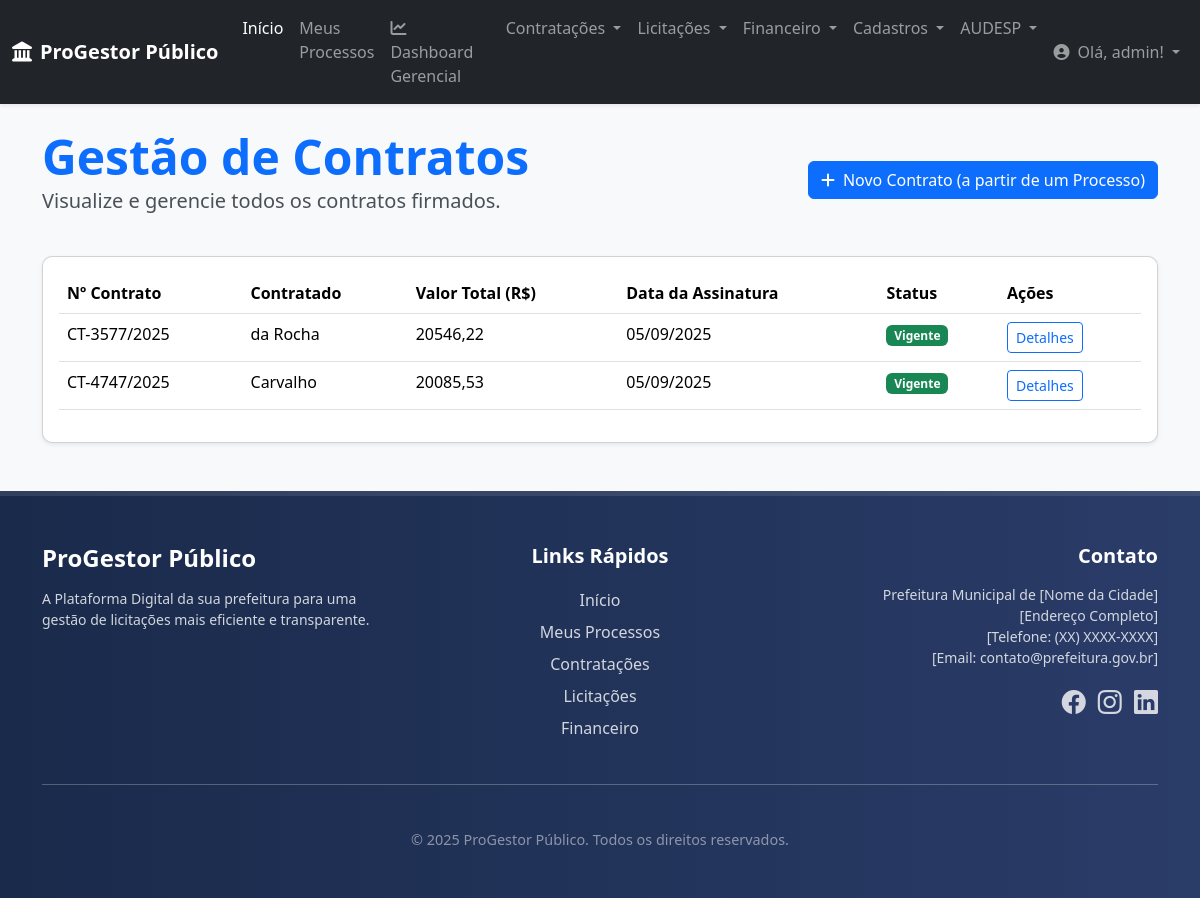
Screenshot of /contratacoes/contratos/ (signed in) with the database file from the repository.
### contratacoes/models.py (models this page shows, shortened)
class Contrato(models.Model):
    processo_vinculado = models.ForeignKey(
        Processo,
        on_delete=models.PROTECT,
        related_name='contratos',
        verbose_name="Processo Vinculado"
    )
    licitacao_origem = models.ForeignKey(
        Edital,
        on_delete=models.SET_NULL,
        null=True, blank=True,
        related_name='contratos_gerados',
        verbose_name="Licitação de Origem"
    )
    contratado = models.ForeignKey(
        Fornecedor,
        on_delete=models.PROTECT,
        related_name='contratos',
        verbose_name="Fornecedor Contratado"
    )
    numero_contrato = models.CharField(
        max_length=50,
        verbose_name="Número do Contrato"
    )
    ano_contrato = models.IntegerField(
        verbose_name="Ano do Contrato"
    )
    objeto = models.TextField(
        verbose_name="Objeto do Contrato"
    )
    valor_total = models.DecimalField(
        max_digits=15,
        decimal_places=2,
        verbose_name="Valor Total do Contrato (R$)"
    )
    data_assinatura = models.DateField(
        verbose_name="Data de Assinatura"
    )
    data_inicio_vigencia = models.DateField(
        verbose_name="Início da Vigência"
    )
    data_fim_vigencia = models.DateField(
        verbose_name="Fim da Vigência"
    )
    status = models.CharField(
        max_length=20,
        choices=STATUS_CONTRATO_CHOICES,
        default='VIGENTE',
        verbose_name="Status do Contrato"
    )
    data_criacao = models.DateTimeField(auto_now_add=True)
    class Meta:
        verbose_name = "Contrato"
        verbose_name_plural = "Contratos"
        unique_together = ('numero_contrato', 'ano_contrato') # Garante que não haja contratos duplicados
        ordering = ['-ano_contrato', '-numero_contrato']

### core/models.py (models this page shows, shortened)
class Fornecedor(models.Model):
    razao_social = models.CharField(
        max_length=255,
        verbose_name="Razão Social"
    )
    nome_fantasia = models.CharField(
        max_length=255,
        blank=True, null=True,
        verbose_name="Nome Fantasia"
    )
    cnpj = models.CharField(
        max_length=18, # Formato XX.XXX.XXX/XXXX-XX
        unique=True,
        verbose_name="CNPJ"
    )
    endereco = models.CharField(
        max_length=255,
        blank=True, null=True,
        verbose_name="Endereço"
    )
    cidade = models.CharField(
        max_length=100,
        blank=True, null=True
    )
    estado = models.CharField(
        max_length=2,
        blank=True, null=True,
        verbose_name="UF"
    )
    telefone = models.CharField(
        max_length=20,
        blank=True, null=True
    )
    email = models.EmailField(
        blank=True, null=True,
        verbose_name="E-mail de Contato"
    )
    dados_bancarios = models.TextField(
        blank=True, null=True,
        verbose_name="Dados Bancários",
        help_text="Informações como Banco, Agência e Conta para pagamentos."
    )
    data_cadastro = models.DateTimeField(
        auto_now_add=True,
        verbose_name="Data de Cadastro"
    )
    class Meta:
        verbose_name = "Fornecedor"
        verbose_name_plural = "Fornecedores"
        ordering = ['razao_social']

### contratacoes/views.py (the view)
# urls.py: path('contratos/', views.listar_contratos, name='listar_contratos'),
@login_required
def listar_contratos(request):
    contratos = Contrato.objects.all().order_by('-data_assinatura')
    context = {
        'contratos': contratos,
        'titulo_pagina': 'Gestão de Contratos'
    }
    return render(request, 'contratacoes/listar_contratos.html', context)

### core/context_processors.py (called while the page is built)
def global_context(request):
    return {
        'logo_url': 'img/logo_barueri.jpg', # Caminho do seu logo
        'ano_atual': datetime.date.today().year, # Opcional: para o footer de direitos autorais
    }

### contratacoes/templates/contratacoes/listar_contratos.html (shortened to what this page needs)
{% extends 'base.html' %}
{% block content %}
<div class="container mt-4 mb-5">
    <div class="d-flex justify-content-between align-items-center mb-4">
        <div>
            <h1 class="display-5 fw-bold text-primary mb-0">{{ titulo_pagina }}</h1>
            <p class="lead">Visualize e gerencie todos os contratos firmados.</p>
        </div>
        <a href="{% url 'core:meus_processos' %}" class="btn btn-primary">
            <i class="fas fa-plus me-2"></i>Novo Contrato (a partir de um Processo)
        </a>
    </div>
    <div class="card shadow-sm">
        <div class="card-body">
            <table class="table table-hover">
                <thead>
                    <tr>
                        <th>Nº Contrato</th>
                        <th>Contratado</th>
                        <th>Valor Total (R$)</th>
                        <th>Data da Assinatura</th>
                        <th>Status</th>
                        <th>Ações</th>
                    </tr>
                </thead>
                <tbody>
                    {% for contrato in contratos %}
                    <tr>
                        <td>{{ contrato.numero_contrato }}/{{ contrato.ano_contrato }}</td>
                        <td>{{ contrato.contratado.razao_social }}</td>
                        <td>{{ contrato.valor_total|floatformat:2 }}</td>
                        <td>{{ contrato.data_assinatura|date:"d/m/Y" }}</td>
                        <td><span class="badge bg-success">{{ contrato.get_status_display }}</span></td>
                        <td>
                            <a href="{% url 'contratacoes:detalhar_contrato' pk=contrato.pk %}" class="btn btn-sm btn-outline-primary">
                                Detalhes
                            </a>
                        </td>
                    </tr>
                    {% empty %}
                    <tr>
                        <td colspan="6" class="text-center">Nenhum contrato encontrado.</td>
                    </tr>
                    {% endfor %}
                </tbody>
            </table>
        </div>
    </div>
</div>
{% endblock content %}

### core/templates/core/navbar.html (shortened to what this page needs)
<nav class="navbar navbar-expand-lg navbar-dark bg-dark shadow-sm">
    <div class="container-fluid">
        <a class="navbar-brand fw-bold" href="{% url 'core:home' %}">
            <i class="fas fa-landmark me-2"></i>ProGestor Público
        </a>
        <div class="collapse navbar-collapse" id="navbarNavDropdown">
            <ul class="navbar-nav me-auto mb-2 mb-lg-0">
                <li class="nav-item">
                    <a class="nav-link active" aria-current="page" href="{% url 'core:home' %}">Início</a>
                </li>
                <li class="nav-item">
                    <a class="nav-link" href="{% url 'core:meus_processos' %}">Meus Processos</a>
                </li>
                <li class="nav-item">
                    <a class="nav-link" href="{% url 'core:dashboard_gerencial' %}">
                        <i class="fas fa-chart-line me-1"></i>Dashboard Gerencial
                    </a>
                </li>
                <li class="nav-item dropdown">
                    <a class="nav-link dropdown-toggle" href="#" id="navbarContratacoes" role="button" data-bs-toggle="dropdown" aria-expanded="false">
                        Contratações
                    </a>
                </li>
                <li class="nav-item dropdown">
                    <a class="nav-link dropdown-toggle" href="#" id="navbarLicitacoes" role="button" data-bs-toggle="dropdown" aria-expanded="false">
                        Licitações
                    </a>
                </li>
                <li class="nav-item dropdown">
                    <a class="nav-link dropdown-toggle" href="#" id="navbarFinanceiro" role="button" data-bs-toggle="dropdown" aria-expanded="false">
                        Financeiro
                    </a>
                </li>
                <li class="nav-item dropdown">
                    <a class="nav-link dropdown-toggle" href="#" id="navbarCadastros" role="button" data-bs-toggle="dropdown" aria-expanded="false">
                        Cadastros
                    </a>
                </li>
                <li class="nav-item dropdown">
                    <a class="nav-link dropdown-toggle" href="#" id="navbarAudesp" role="button" data-bs-toggle="dropdown" aria-expanded="false">
                        AUDESP
                    </a>
                </li>
            </ul>
            <ul class="navbar-nav">
                {% if user.is_authenticated %}
                    <li class="nav-item dropdown">
                        <a class="nav-link dropdown-toggle" href="#" id="navbarUserDropdown" role="button" data-bs-toggle="dropdown" aria-expanded="false">
                            <i class="fas fa-user-circle me-1"></i> Olá, {{ user.username }}!
                        </a>
                    </li>
                {% else %}
                    <li class="nav-item">
                        <a class="nav-link" href="{% url 'account_login' %}">Entrar</a>
                    </li>
                {% endif %}
            </ul>
        </div>
    </div>
</nav>

### core/templates/base.html (style rules this page uses)
:root { --primary-color: #0056b3; --secondary-color: #337ab7; --dark-blue: #1a2a4b; --light-grey: #f8f9fa; --medium-grey: #e9ecef; --text-dark: #495057; --text-light: #ffffff; }
body { display: flex; flex-direction: column; min-height: 100vh; font-family: 'Segoe UI', Roboto, 'Helvetica Neue', Arial, sans-serif; background-color: var(--light-grey); color: var(--text-dark); }
.navbar { box-shadow: 0 2px 4px rgba(0,0,0,.08); }
.card { border-radius: 10px; box-shadow: 0 4px 12px rgba(0,0,0,.08); transition: transform 0.2s ease-in-out; }

### rows the page displays
Contrato: numero_contrato "CT-3577", ano_contrato "2025", contratado.razao_social "da Rocha", valor_total "20546,22", data_assinatura "05/09/2025", status "Vigente"
Contrato: numero_contrato "CT-4747", ano_contrato "2025", contratado.razao_social "Carvalho", valor_total "20085,53", data_assinatura "05/09/2025", status "Vigente"

### other values shown
{{ user.username }} "admin"
{{ titulo_pagina }} "Gestão de Contratos"
